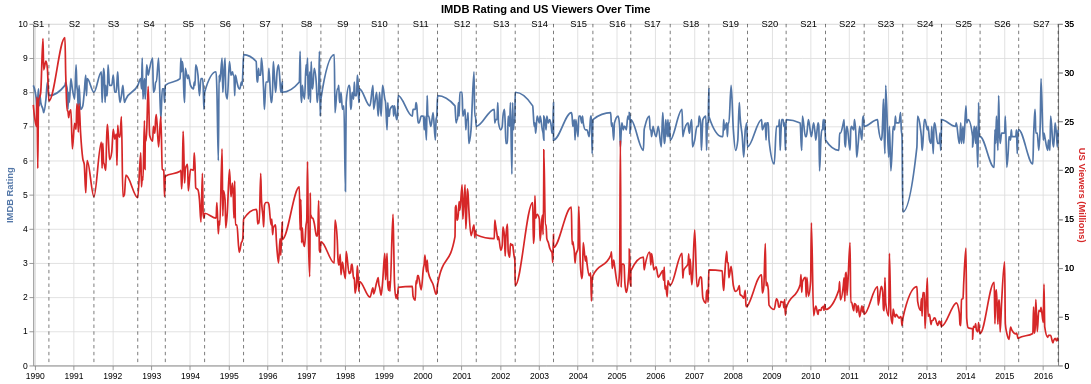

Here is the notebook cell this chart was saved with:
### Code cell
base = alt.Chart(df2).encode(
    alt.X('original_air_date:T', axis=alt.Axis(title=None))
)

rating = base.mark_line(stroke='#5276A7', interpolate='monotone').encode(
    alt.Y('imdb_rating:Q', axis=alt.Axis(title='IMDB Rating', titleColor='#5276A7'))
)
viewers = base.mark_line(stroke='#D62728', interpolate='monotone').encode(
    alt.Y('us_viewers_in_millions:Q', axis=alt.Axis(title='US Viewers (Millions)', titleColor='#D62728'))
)

season_labels = alt.Chart(season_ranges).mark_text(
    dy=-4,
    color='black',
    fontSize=11
).encode(
    x=alt.X('mid_date:T'),
    y=alt.Y('label_y:Q',title=''),
    text=alt.Text('season_label:N', title='Season')
)

limit_bounds = alt.Chart(season_finals).mark_rule(color='black', strokeDash=[4, 4], opacity=0.6).encode(
    x=alt.X('original_air_date:T'),
    tooltip=[alt.Tooltip('season:N', title='Season')]
 )



alt.layer(rating, viewers, season_labels, limit_bounds).resolve_scale(
    y = 'independent'
).properties(width=1200, height=400, title='IMDB Rating and US Viewers Over Time')

### Figure 1 — Vega-Lite specification as saved in the notebook (floating-point values rounded to 4 significant figures; data arrays with more than 128 entries replaced by an {"elided": "..."} marker saying what was removed)
{"config": {"view": {"continuousWidth": 300, "continuousHeight": 300}}, "layer": [{"data": {"name": "data-66b6f72ca1d2d2253ce24d97f31f3703"}, "mark": {"type": "line", "interpolate": "monotone", "stroke": "#5276A7"}, "encoding": {"x": {"axis": {"title": null}, "field": "original_air_date", "type": "temporal"}, "y": {"axis": {"title": "IMDB Rating", "titleColor": "#5276A7"}, "field": "imdb_rating", "type": "quantitative"}}}, {"data": {"name": "data-66b6f72ca1d2d2253ce24d97f31f3703"}, "mark": {"type": "line", "interpolate": "monotone", "stroke": "#D62728"}, "encoding": {"x": {"axis": {"title": null}, "field": "original_air_date", "type": "temporal"}, "y": {"axis": {"title": "US Viewers (Millions)", "titleColor": "#D62728"}, "field": "us_viewers_in_millions", "type": "quantitative"}}}, {"data": {"name": "data-4d708c8b08bfaf475ab77f31578d1fdb"}, "mark": {"type": "text", "color": "black", "dy": -4, "fontSize": 11}, "encoding": {"text": {"field": "season_label", "title": "Season", "type": "nominal"}, "x": {"field": "mid_date", "type": "temporal"}, "y": {"field": "label_y", "title": "", "type": "quantitative"}}}, {"data": {"name": "data-572c35fe2229fcd2a22ea8983e2acd22"}, "mark": {"type": "rule", "color": "black", "opacity": 0.6, "strokeDash": [4, 4]}, "encoding": {"tooltip": [{"field": "season", "title": "Season", "type": "nominal"}], "x": {"field": "original_air_date", "type": "temporal"}}}], "height": 400, "resolve": {"scale": {"y": "independent"}}, "title": "IMDB Rating and US Viewers Over Time", "width": 1200, "$schema": "https://vega.github.io/schema/vega-lite/v5.20.1.json", "datasets": {"data-66b6f72ca1d2d2253ce24d97f31f3703": {"elided": "596 records"}, "data-4d708c8b08bfaf475ab77f31578d1fdb": [{"season": 1, "start_date": "1989-12-17T00:00:00", "end_date": "1990-05-13T00:00:00", "mid_date": "1990-02-04T00:00:00", "label_y": 34.61, "season_label": "S1"}, {"season": 2, "start_date": "1990-10-11T00:00:00", "end_date": "1991-07-11T00:00:00", "mid_date": "1991-01-10T00:00:00", "label_y": 34.61, "season_label": "S2"}, {"season": 3, "start_date": "1991-09-19T00:00:00", "end_date": "1992-08-27T00:00:00", "mid_date": "1992-01-11T08:00:00", "label_y": 34.61, "season_label": "S3"}, {"season": 4, "start_date": "1992-09-24T00:00:00", "end_date": "1993-05-13T00:00:00", "mid_date": "1992-12-10T00:00:00", "label_y": 34.61, "season_label": "S4"}, {"season": 5, "start_date": "1993-09-30T00:00:00", "end_date": "1994-05-19T00:00:00", "mid_date": "1993-12-16T00:00:00", "label_y": 34.61, "season_label": "S5"}, {"season": 6, "start_date": "1994-09-04T00:00:00", "end_date": "1995-05-21T00:00:00", "mid_date": "1994-11-29T08:00:00", "label_y": 34.61, "season_label": "S6"}, {"season": 7, "start_date": "1995-09-17T00:00:00", "end_date": "1996-05-19T00:00:00", "mid_date": "1995-12-07T16:00:00", "label_y": 34.61, "season_label": "S7"}, {"season": 8, "start_date": "1996-10-27T00:00:00", "end_date": "1997-05-18T00:00:00", "mid_date": "1997-01-02T16:00:00", "label_y": 34.61, "season_label": "S8"}, {"season": 9, "start_date": "1997-09-21T00:00:00", "end_date": "1998-05-17T00:00:00", "mid_date": "1997-12-09T08:00:00", "label_y": 34.61, "season_label": "S9"}, {"season": 10, "start_date": "1998-08-23T00:00:00", "end_date": "1999-05-16T00:00:00", "mid_date": "1998-11-19T16:00:00", "label_y": 34.61, "season_label": "S10"}, {"season": 11, "start_date": "1999-09-26T00:00:00", "end_date": "2000-05-21T00:00:00", "mid_date": "1999-12-14T08:00:00", "label_y": 34.61, "season_label": "S11"}, {"season": 12, "start_date": "2000-11-01T00:00:00", "end_date": "2001-05-20T00:00:00", "mid_date": "2001-01-06T16:00:00", "label_y": 34.61, "season_label": "S12"}, {"season": 13, "start_date": "2001-11-06T00:00:00", "end_date": "2002-05-22T00:00:00", "mid_date": "2002-01-10T16:00:00", "label_y": 34.61, "season_label": "S13"}, {"season": 14, "start_date": "2002-11-03T00:00:00", "end_date": "2003-05-18T00:00:00", "mid_date": "2003-01-07T08:00:00", "label_y": 34.61, "season_label": "S14"}, {"season": 15, "start_date": "2003-11-02T00:00:00", "end_date": "2004-05-23T00:00:00", "mid_date": "2004-01-08T16:00:00", "label_y": 34.61, "season_label": "S15"}, {"season": 16, "start_date": "2004-11-07T00:00:00", "end_date": "2005-05-15T00:00:00", "mid_date": "2005-01-09T00:00:00", "label_y": 34.61, "season_label": "S16"}, {"season": 17, "start_date": "2005-09-11T00:00:00", "end_date": "2006-05-21T00:00:00", "mid_date": "2005-12-04T00:00:00", "label_y": 34.61, "season_label": "S17"}, {"season": 18, "start_date": "2006-09-10T00:00:00", "end_date": "2007-05-20T00:00:00", "mid_date": "2006-12-03T00:00:00", "label_y": 34.61, "season_label": "S18"}, {"season": 19, "start_date": "2007-09-23T00:00:00", "end_date": "2008-05-18T00:00:00", "mid_date": "2007-12-11T08:00:00", "label_y": 34.61, "season_label": "S19"}, {"season": 20, "start_date": "2008-09-28T00:00:00", "end_date": "2009-05-17T00:00:00", "mid_date": "2008-12-14T00:00:00", "label_y": 34.61, "season_label": "S20"}, {"season": 21, "start_date": "2009-09-27T00:00:00", "end_date": "2010-05-23T00:00:00", "mid_date": "2009-12-15T08:00:00", "label_y": 34.61, "season_label": "S21"}, {"season": 22, "start_date": "2010-09-26T00:00:00", "end_date": "2011-05-22T00:00:00", "mid_date": "2010-12-14T08:00:00", "label_y": 34.61, "season_label": "S22"}, {"season": 23, "start_date": "2011-09-25T00:00:00", "end_date": "2012-05-20T00:00:00", "mid_date": "2011-12-13T08:00:00", "label_y": 34.61, "season_label": "S23"}, {"season": 24, "start_date": "2012-09-30T00:00:00", "end_date": "2013-05-19T00:00:00", "mid_date": "2012-12-16T00:00:00", "label_y": 34.61, "season_label": "S24"}, {"season": 25, "start_date": "2013-09-29T00:00:00", "end_date": "2014-05-18T00:00:00", "mid_date": "2013-12-15T00:00:00", "label_y": 34.61, "season_label": "S25"}, {"season": 26, "start_date": "2014-09-28T00:00:00", "end_date": "2015-05-17T00:00:00", "mid_date": "2014-12-14T00:00:00", "label_y": 34.61, "season_label": "S26"}, {"season": 27, "start_date": "2015-09-27T00:00:00", "end_date": "2016-05-22T00:00:00", "mid_date": "2015-12-15T08:00:00", "label_y": 34.61, "season_label": "S27"}], "data-572c35fe2229fcd2a22ea8983e2acd22": [{"season": 2, "number_in_season": 22, "original_air_date": "1991-07-11", "day_aired": "Thursday", "imdb_rating": 8.0, "us_viewers_in_millions": 17.3, "title": "Blood Feud", "is_last_episode": 1}, {"season": 7, "number_in_season": 25, "original_air_date": "1996-05-19", "day_aired": "Sunday", "imdb_rating": 8.3, "us_viewers_in_millions": 14.7, "title": "Summer of 4 Ft. 2", "is_last_episode": 1}, {"season": 8, "number_in_season": 25, "original_air_date": "1997-05-18", "day_aired": "Sunday", "imdb_rating": 7.8, "us_viewers_in_millions": 12.7, "title": "The Secret War of Lisa Simpson", "is_last_episode": 1}, {"season": 9, "number_in_season": 25, "original_air_date": "1998-05-17", "day_aired": "Sunday", "imdb_rating": 8.1, "us_viewers_in_millions": 8.6, "title": "Natural Born Kissers", "is_last_episode": 1}, {"season": 10, "number_in_season": 23, "original_air_date": "1999-05-16", "day_aired": "Sunday", "imdb_rating": 7.9, "us_viewers_in_millions": 8.0, "title": "Thirty Minutes over Tokyo", "is_last_episode": 1}, {"season": 14, "number_in_season": 22, "original_air_date": "2003-05-18", "day_aired": "Sunday", "imdb_rating": 7.7, "us_viewers_in_millions": 13.44, "title": "Moe Baby Blues", "is_last_episode": 1}, {"season": 15, "number_in_season": 22, "original_air_date": "2004-05-23", "day_aired": "Sunday", "imdb_rating": 7.2, "us_viewers_in_millions": 9.2, "title": "Fraudcast News", "is_last_episode": 1}, {"season": 21, "number_in_season": 23, "original_air_date": "2010-05-23", "day_aired": "Sunday", "imdb_rating": 6.6, "us_viewers_in_millions": 5.74, "title": "Judge Me Tender", "is_last_episode": 1}, {"season": 23, "number_in_season": 22, "original_air_date": "2012-05-20", "day_aired": "Sunday", "imdb_rating": 4.5, "us_viewers_in_millions": 4.82, "title": "Lisa Goes Gaga", "is_last_episode": 1}, {"season": 25, "number_in_season": 22, "original_air_date": "2014-05-18", "day_aired": "Sunday", "imdb_rating": 6.7, "us_viewers_in_millions": 3.28, "title": "The Yellow Badge of Cowardge", "is_last_episode": 1}, {"season": 1, "number_in_season": 13, "original_air_date": "1990-05-13", "day_aired": "Sunday", "imdb_rating": 7.9, "us_viewers_in_millions": 27.1, "title": "Some Enchanted Evening", "is_last_episode": 1}, {"season": 4, "number_in_season": 22, "original_air_date": "1993-05-13", "day_aired": "Thursday", "imdb_rating": 8.2, "us_viewers_in_millions": 19.4, "title": "Krusty Gets Kancelled", "is_last_episode": 1}, {"season": 5, "number_in_season": 22, "original_air_date": "1994-05-19", "day_aired": "Thursday", "imdb_rating": 8.0, "us_viewers_in_millions": 15.6, "title": "Secrets of a Successful Marriage", "is_last_episode": 1}, {"season": 11, "number_in_season": 22, "original_air_date": "2000-05-21", "day_aired": "Sunday", "imdb_rating": 7.9, "us_viewers_in_millions": 8.3, "title": "Behind the Laughter", "is_last_episode": 1}, {"season": 12, "number_in_season": 21, "original_air_date": "2001-05-20", "day_aired": "Sunday", "imdb_rating": 7.0, "us_viewers_in_millions": 13.4, "title": "Simpsons Tall Tales", "is_last_episode": 1}, {"season": 17, "number_in_season": 22, "original_air_date": "2006-05-21", "day_aired": "Sunday", "imdb_rating": 6.6, "us_viewers_in_millions": 8.23, "title": "Marge and Homer Turn a Couple Play", "is_last_episode": 1}, {"season": 19, "number_in_season": 20, "original_air_date": "2008-05-18", "day_aired": "Sunday", "imdb_rating": 6.4, "us_viewers_in_millions": 6.11, "title": "All About Lisa", "is_last_episode": 1}, {"season": 18, "number_in_season": 22, "original_air_date": "2007-05-20", "day_aired": "Sunday", "imdb_rating": 7.3, "us_viewers_in_millions": 9.8, "title": "You Kent Always Say What You Want", "is_last_episode": 1}, {"season": 24, "number_in_season": 22, "original_air_date": "2013-05-19", "day_aired": "Sunday", "imdb_rating": 7.0, "us_viewers_in_millions": 4.52, "title": "Dangers on a Train", "is_last_episode": 1}, {"season": 26, "number_in_season": 22, "original_air_date": "2015-05-17", "day_aired": "Sunday", "imdb_rating": 6.9, "us_viewers_in_millions": 2.82, "title": "Mathlete's Feat", "is_last_episode": 1}, {"season": 3, "number_in_season": 24, "original_air_date": "1992-08-27", "day_aired": "Thursday", "imdb_rating": 8.2, "us_viewers_in_millions": 17.2, "title": "Brother, Can You Spare Two Dimes?", "is_last_episode": 1}, {"season": 6, "number_in_season": 25, "original_air_date": "1995-05-21", "day_aired": "Sunday", "imdb_rating": 9.1, "us_viewers_in_millions": 15.0, "title": "Who Shot Mr. Burns? (Part One)", "is_last_episode": 1}, {"season": 13, "number_in_season": 22, "original_air_date": "2002-05-22", "day_aired": "Wednesday", "imdb_rating": 8.0, "us_viewers_in_millions": 8.2, "title": "Poppa's Got a Brand New Badge", "is_last_episode": 1}, {"season": 20, "number_in_season": 21, "original_air_date": "2009-05-17", "day_aired": "Sunday", "imdb_rating": 7.2, "us_viewers_in_millions": 5.86, "title": "Coming to Homerica", "is_last_episode": 1}, {"season": 27, "number_in_season": 22, "original_air_date": "2016-05-22", "day_aired": "Sunday", "imdb_rating": 6.9, "us_viewers_in_millions": 2.54, "title": "Orange Is the New Yellow", "is_last_episode": 1}, {"season": 16, "number_in_season": 21, "original_air_date": "2005-05-15", "day_aired": "Sunday", "imdb_rating": 7.2, "us_viewers_in_millions": 9.69, "title": "The Father, the Son, and the Holy Guest Star", "is_last_episode": 1}, {"season": 22, "number_in_season": 22, "original_air_date": "2011-05-22", "day_aired": "Sunday", "imdb_rating": 7.0, "us_viewers_in_millions": 5.25, "title": "The Ned-Liest Catch", "is_last_episode": 1}]}}
